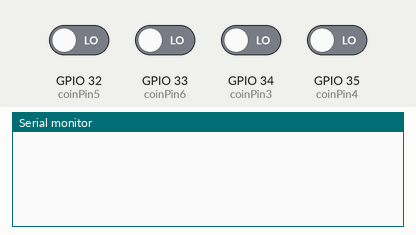
Recording of a sketch running on a simulated ESP32. Shown: the last lines printed to the serial monitor. The inputs (shaded band) are chosen by the test bench; at power-on: GPIO 32 (coinPin5), GPIO 33 (coinPin6), GPIO 34 (coinPin3), GPIO 35 (coinPin4) LOW.

Above: at 1.2 s.
1.3 s: GPIO 32 (coinPin5) driven HIGH
At 2.5 s:
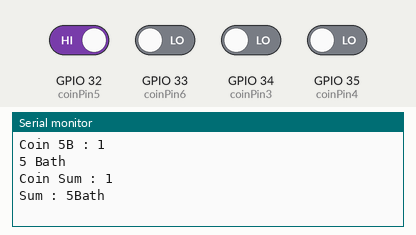
2.8 s: GPIO 33 (coinPin6) driven HIGH
At 3.6 s:
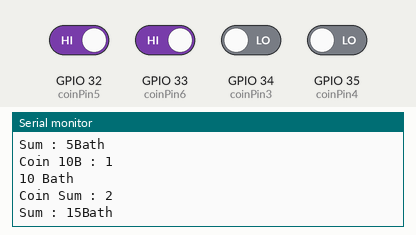
4.3 s: GPIO 34 (coinPin3) driven HIGH
At 4.8 s:
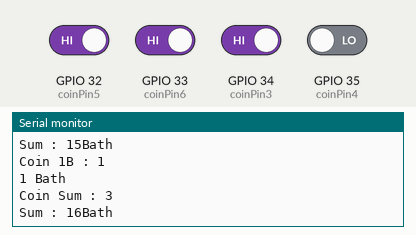
5.8 s: GPIO 35 (coinPin4) driven HIGH
At 7.1 s:
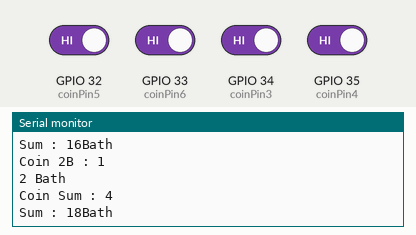
Timing chart, 0 to 8.3 s (numbered marks = the images above; inputs shaded):
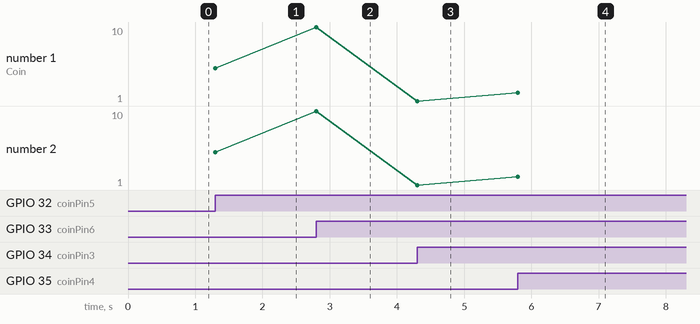

The sketch:

coin.ino
```cpp
//const int coinPin2 = 25;//cSum
#define coinPin3 34//1
#define coinPin4 35//2
#define coinPin5 32//5
#define coinPin6 33//10
int coinStateSum = 0;
int coinState1 = 0;
int coinState2 = 0;
int coinState5 = 0;
int coinState10 = 0;
long coinSum = 0, coin1b = 0, coin2b = 0, coin5b = 0, coin10b = 0;

boolean isCounterSum = false, isCounter1 = false, isCounter2 = false, isCounter5 = false, isCounter10 = false;
long countSum = 0, count1b = 0, count2b = 0, count5b = 0, count10b = 0;
boolean cSum = true, c1 = true, c2 = true, c5 = true, c10 = true;

void setup() {
  //pinMode(coinPin2, INPUT);
  pinMode(coinPin3, INPUT);
  pinMode(coinPin4, INPUT);
  pinMode(coinPin5, INPUT);
  pinMode(coinPin6, INPUT);
  Serial.begin(115200); /*Set the baudrate to 115200*/
}

void CoinSum() {
   /*------------------Coin Sum ------------------ */
    countSum++;
    Serial.print("Coin Sum : ");
    Serial.println(countSum);
    unsigned long coinAll = (count1b * 1) + (count2b * 2) + (count5b * 5) + (count10b * 10);
    Serial.print("Sum : ");
    Serial.print(coinAll);
    Serial.println("Bath");
}

void loop() {
  delay(1);
  //coinStateSum = digitalRead(coinPin2);
  coinState1 = digitalRead(coinPin3);
  coinState2 = digitalRead(coinPin4);
  coinState5 = digitalRead(coinPin5);
  coinState10 = digitalRead(coinPin6);

  /*------------------Coin 1B ------------------ */

  if (coinState1 == HIGH && c1 == true) {
    isCounter1 = true;
    c1 = false;
  }
  if (coinState1 == LOW) {
    c1 = true;
  }
  if (isCounter1 == true) {
    isCounter1 = false;
    count1b++;
    Serial.print("Coin 1B : ");
    Serial.println(count1b);
    Serial.print(count1b * 1);
    Serial.println(" Bath");

    CoinSum();
  }

  /*------------------Coin 2B ------------------ */


  if (coinState2 == HIGH && c2 == true) {
    isCounter2 = true;
    c2 = false;
  }
  if (coinState2 == LOW) {
    c2 = true;
  }
  if (isCounter2 == true) {
    isCounter2 = false;
    count2b++;
    Serial.print("Coin 2B : ");
    Serial.println(count2b);
    Serial.print(count2b * 2);
    Serial.println(" Bath");

    CoinSum();
  }

  /*------------------Coin 5B ------------------ */


  if (coinState5 == HIGH && c5 == true) {
    isCounter5 = true;
    c5 = false;
  }
  if (coinState5 == LOW) {
    c5 = true;
  }
  if (isCounter5 == true) {
    isCounter5 = false;
    count5b++;
    Serial.print("Coin 5B : ");
    Serial.println(count5b);
    Serial.print(count5b * 5);
    Serial.println(" Bath");

    CoinSum();
  }

  /*------------------Coin 10B ------------------ */


  if (coinState10 == HIGH && c10 == true) {
    isCounter10 = true;
    c10 = false;
  }
  if (coinState10 == LOW) {
    c10 = true;
  }
  if (isCounter10 == true) {
    isCounter10 = false;
    count10b++;
    Serial.print("Coin 10B : ");
    Serial.println(count10b);
    Serial.print(count10b * 10);
    Serial.println(" Bath");

    CoinSum();
  }
}
```

Measured:
- after the input at 1.3 s, the serial monitor: prints a new line at once (image 1)
- after the input at 2.8 s, the serial monitor: prints a new line at once (image 2)
- after the input at 4.3 s, the serial monitor: prints a new line at once (image 3)
- after the input at 5.8 s, the serial monitor: prints a new line at once (image 4)
- plotted number 1: 5 → 10 after the input at 2.8 s
- plotted number 2: 5 → 10 after the input at 2.8 s
